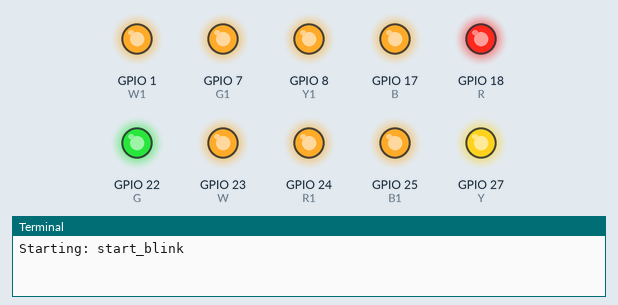
A program run on a simulated Raspberry Pi (BCM pin numbers). Parts: output pins drawn as LEDs (lit = HIGH), the last lines printed to the terminal. At 26.4 s the program stops and its outputs stay as they are.

Above: at 0.1 s.
At 2.15 s:
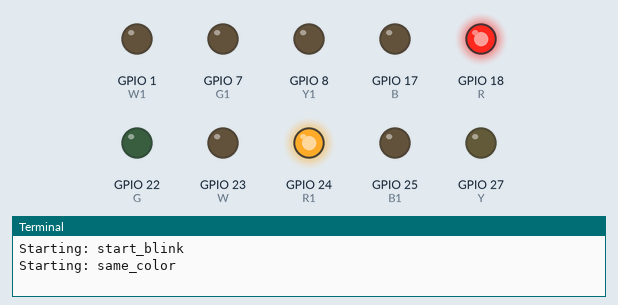
At 3.25 s:
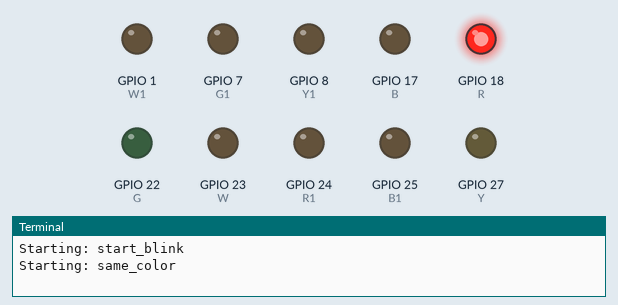
At 6.45 s:
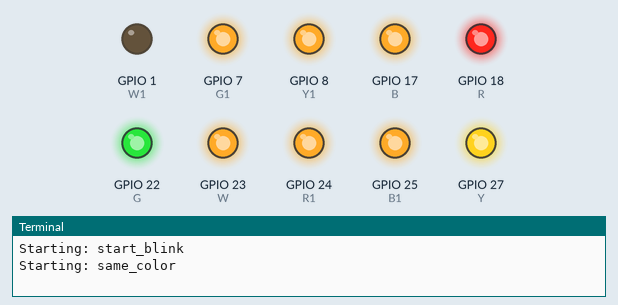
At 21.41 s:
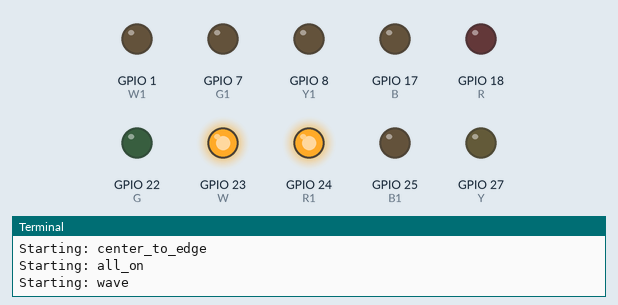
At 26.4 s:
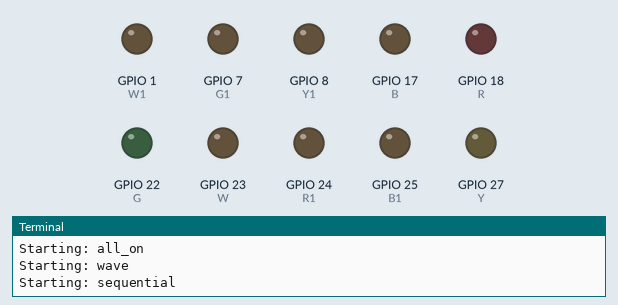
Timing chart, 0 to 27.9 s (numbered marks = the images above):
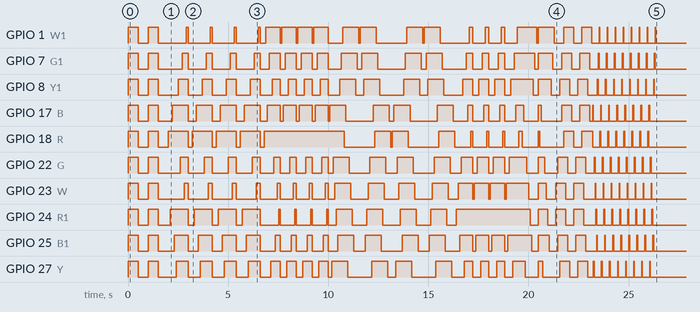

Measured:
- by itself, GPIO 1 (W1): LOW → HIGH at 0.00 s, → LOW 0.50 s later, → HIGH 0.50 s later, → LOW 0.50 s later, … (58 changes in this stretch)
- by itself, GPIO 7 (G1): LOW → HIGH at 0.00 s, → LOW 0.50 s later, → HIGH 0.50 s later, → LOW 0.50 s later, … (58 changes in this stretch)
- by itself, GPIO 8 (Y1): LOW → HIGH at 0.00 s, → LOW 0.50 s later, → HIGH 0.50 s later, → LOW 0.50 s later, … (58 changes in this stretch)
- by itself, GPIO 17 (B): LOW → HIGH at 0.00 s, → LOW 0.50 s later, → HIGH 0.50 s later, → LOW 0.50 s later, … (58 changes in this stretch)
- by itself, GPIO 18 (R): LOW → HIGH at 0.00 s, → LOW 0.50 s later, → HIGH 0.50 s later, → LOW 0.50 s later, … (48 changes in this stretch)
- by itself, GPIO 22 (G): LOW → HIGH at 0.00 s, → LOW 0.50 s later, → HIGH 0.50 s later, → LOW 0.50 s later, … (58 changes in this stretch)
- by itself, GPIO 23 (W): LOW → HIGH at 0.00 s, → LOW 0.50 s later, → HIGH 0.50 s later, → LOW 0.50 s later, … (58 changes in this stretch)
- by itself, GPIO 24 (R1): LOW → HIGH at 0.00 s, → LOW 0.50 s later, → HIGH 0.50 s later, → LOW 0.50 s later, … (52 changes in this stretch)

The program:

happy_new_year.py
```python
#! /usr/bin/env python3

# vim: set tabstop=4 shiftwidth=4 softtabstop=4 expandtab autoindent

import RPi.GPIO as GPIO
import time
import sys

# Setting up color/pin association
R = 18
B = 17
Y = 27
G = 22
W = 23
R1 = 24
B1 = 25
Y1 = 8
G1 = 7
W1 = 1

GPIO.setwarnings(False)
GPIO.setmode(GPIO.BCM)

# Setup Pin
GPIO.setup(R, GPIO.OUT)
GPIO.setup(B, GPIO.OUT)
GPIO.setup(Y, GPIO.OUT)
GPIO.setup(G, GPIO.OUT)
GPIO.setup(W, GPIO.OUT)
GPIO.setup(R1, GPIO.OUT)
GPIO.setup(B1, GPIO.OUT)
GPIO.setup(Y1, GPIO.OUT)
GPIO.setup(G1, GPIO.OUT)
GPIO.setup(W1, GPIO.OUT)

COLOR_LIST = [R,B,Y,G,W,R1,B1,Y1,G1,W1]

def start_blink(N):
    print("Starting: " + start_blink.__name__)
    START_BLINK_LIST = [R, B, Y, G, W, R1, B1, Y1, G1, W1 ]
    for k in range(N):
        for COLOR in START_BLINK_LIST:
            GPIO.output(COLOR, True)
        time.sleep(0.5)
        for COLOR in START_BLINK_LIST:
            GPIO.output(COLOR, False)
        time.sleep(0.5)

def same_color(N):
    print("Starting: " + same_color.__name__)
    SAME_COLOR_LIST = [R, R1, B, B1, Y, Y1,G, G1, W, W1]
    for k in range(N):
        for COLOR in SAME_COLOR_LIST:
            GPIO.output(COLOR, True)
            time.sleep(0.1)
        for COLOR in COLOR_LIST:
            GPIO.output(COLOR, False)
        time.sleep(000.2)

def edge(N):
    print("Starting: " + edge.__name__)
    EDGE_LIST = [R, W1, B, G1, Y, Y1, G, B1, W, R1]
    for k in range(N):
        for COLOR in EDGE_LIST:
            GPIO.output(COLOR, True)
            time.sleep(0.08)
        for COLOR in COLOR_LIST:
            GPIO.output(COLOR, False)

def snake(N):
    print("Starting: " + snake.__name__)
    for k in range(2):
        for COLOR in COLOR_LIST:
            GPIO.output(COLOR, True)
            time.sleep(0.08)
        for COLOR in COLOR_LIST:
            GPIO.output(COLOR, False)
            time.sleep(0.08)
        COLOR_LIST.reverse()

        for COLOR in COLOR_LIST:
            GPIO.output(COLOR, True)
            time.sleep(0.08)
        for COLOR in COLOR_LIST:
            GPIO.output(COLOR, False)
            time.sleep(0.08)
        COLOR_LIST.reverse()

def center_to_edge(N):
    print("Starting: " + center_to_edge.__name__)
    CENTER_TO_EDGE_LIST = [R1, W, B1, G, Y1, Y, G1, B, W1, R ]
    for k in range(N):
        for COLOR in CENTER_TO_EDGE_LIST:
            GPIO.output(COLOR, True)
            time.sleep(0.08)
        for COLOR in COLOR_LIST:
            GPIO.output(COLOR, False)

def all_on(N):
    print("Starting: " + all_on.__name__)
    ALL_ON_LIST = [R, W1, B, G1, Y, Y1, G, B1, W, R1 ]
    for k in range(N):
        for COLOR in ALL_ON_LIST:
            GPIO.output(COLOR, True)
        time.sleep(0.08)
        for COLOR in COLOR_LIST:
            GPIO.output(COLOR, False)
            time.sleep(0.08)

def wave(N):
    print("Starting: " + wave.__name__)
    for k in range(N):
        GPIO.output(R1, True)
        GPIO.output(W, True)
        time.sleep(0.1)
        GPIO.output(B1, True)
        GPIO.output(G, True)
        time.sleep(0.1)
        GPIO.output(Y1, True)
        GPIO.output(Y, True)
        time.sleep(0.1)
        GPIO.output(G1, True)
        GPIO.output(B, True)
        time.sleep(0.1)
        GPIO.output(W1, True)
        GPIO.output(R, True)
        time.sleep(0.1)
        GPIO.output(R1, False)
        GPIO.output(W, False)
        time.sleep(0.1)
        GPIO.output(B1, False)
        GPIO.output(G, False)
        time.sleep(0.1)
        GPIO.output(Y1, False)
        GPIO.output(Y, False)
        time.sleep(0.1)
        GPIO.output(G1, False)
        GPIO.output(B, False)
        time.sleep(0.1)
        GPIO.output(W1, False)
        GPIO.output(R, False)

def sequential(N):
    print("Starting: " + sequential.__name__)
    for k in range(N):
        for COLOR in COLOR_LIST:
            GPIO.output(COLOR, True)
            time.sleep(0.04)
            GPIO.output(COLOR, False)

def main():
    start_blink(2)
    same_color(4)
    edge(4)
    snake(4)
    center_to_edge(4)
    all_on(2)
    wave(2)
    sequential(8)
    GPIO.cleanup()

if __name__ == '__main__':

  try:
    main()

  except :
      print('Something went wrong !')
```
